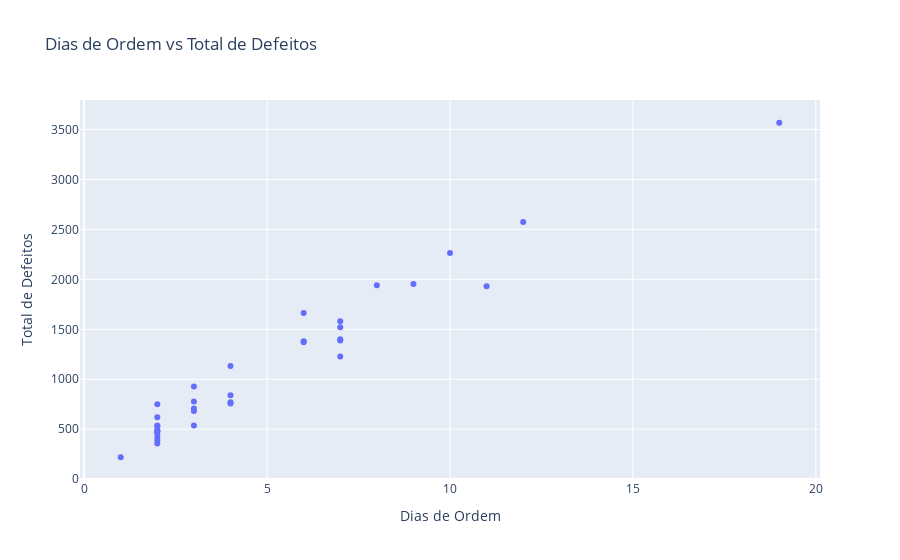

The notebook cell this image was saved under:
### Markdown cell above
### Gráfico relacionando tempo de ordem e total de defeitos

### Code cell
fig_scatter = px.scatter(resumo_defeitos_por_ordem,
                         x='Dias de Ordem',
                         y='Total de Defeitos',
                         title='Dias de Ordem vs Total de Defeitos',
                         labels={'Dias de Ordem': 'Dias de Ordem', 'Total de Defeitos': 'Total de Defeitos'})
fig_scatter.show()

### Figure 1 — Plotly figure (JSON) as saved in the notebook; plotly's stock layout.template omitted (floating-point values rounded to 4 significant figures)
{"data": [{"hovertemplate": "Dias de Ordem=%{x}<br>Total de Defeitos=%{y}<extra></extra>", "legendgroup": "", "marker": {"color": "#636efa", "symbol": "circle"}, "mode": "markers", "name": "", "orientation": "v", "showlegend": false, "type": "scatter", "x": [19, 12, 10, 9, 8, 11, 6, 7, 7, 7, 7, 6, 6, 7, 4, 3, 4, 3, 4, 4, 2, 3, 3, 2, 3, 2, 2, 2, 2, 2, 2, 2, 2, 2, 1], "xaxis": "x", "y": [3568, 2574, 2263, 1953, 1941, 1930, 1663, 1581, 1521, 1401, 1388, 1380, 1370, 1228, 1133, 927, 840, 777, 770, 757, 750, 708, 682, 619, 538, 538, 528, 492, 483, 476, 458, 422, 390, 357, 219], "yaxis": "y"}], "layout": {"legend": {"tracegroupgap": 0}, "title": {"text": "Dias de Ordem vs Total de Defeitos"}, "xaxis": {"anchor": "y", "domain": [0, 1], "title": {"text": "Dias de Ordem"}}, "yaxis": {"anchor": "x", "domain": [0, 1], "title": {"text": "Total de Defeitos"}}}}
